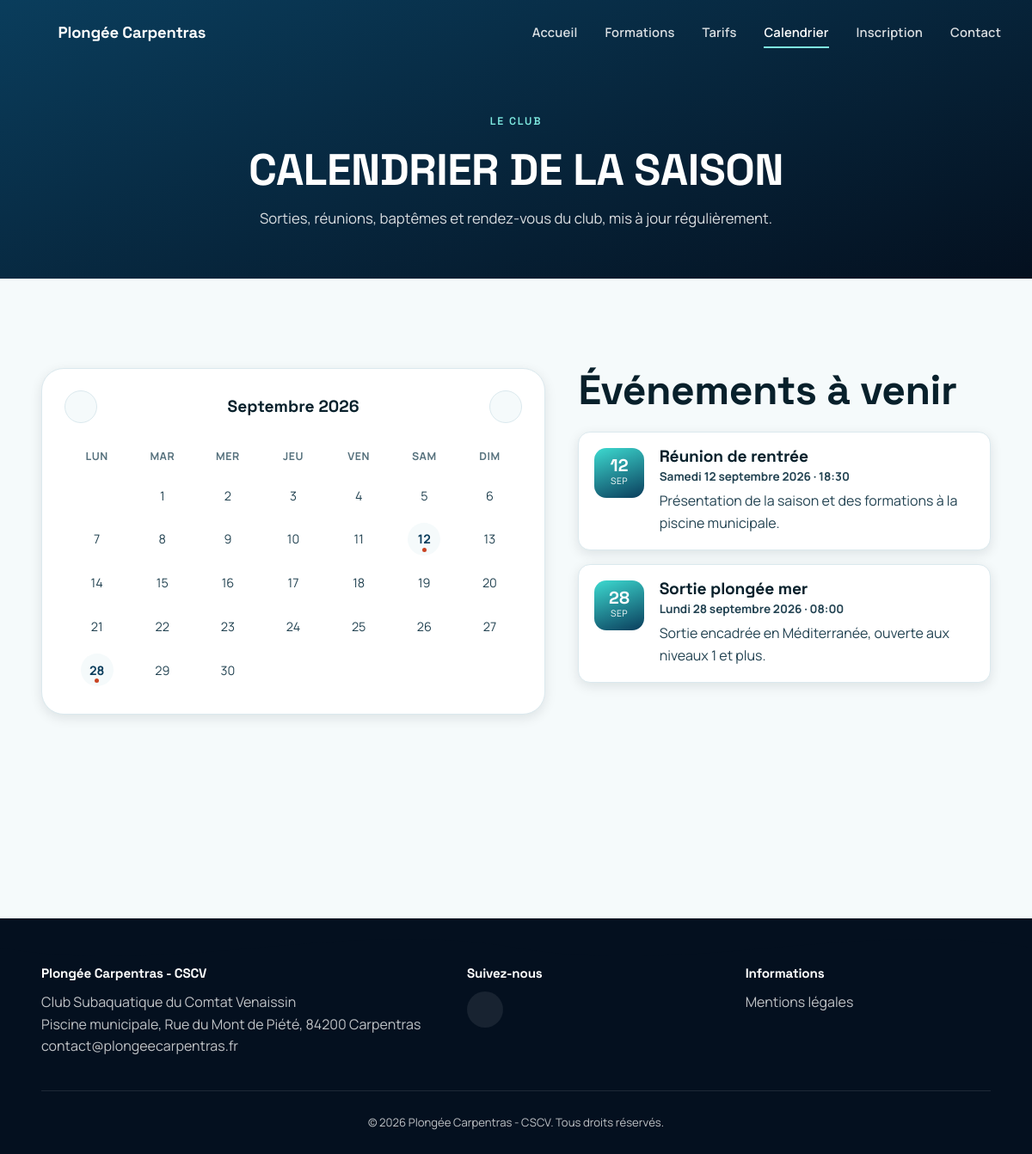
The app's page /calendrier.php with its own data.
### tables this page shows
CREATE TABLE IF NOT EXISTS events (
    id          INT UNSIGNED AUTO_INCREMENT PRIMARY KEY,
    title       VARCHAR(150) NOT NULL,
    event_date  DATE         NOT NULL,
    event_time  VARCHAR(20)  DEFAULT NULL,
    description TEXT         DEFAULT NULL,
    created_at  TIMESTAMP    NOT NULL DEFAULT CURRENT_TIMESTAMP,
    INDEX idx_event_date (event_date)
);

### includes/functions.php (called while the page is built, shortened)
<?php
require_once __DIR__ . '/../config/db.php';
function e(?string $value): string
{
    return htmlspecialchars($value ?? '', ENT_QUOTES, 'UTF-8');
}
function get_content(string $key, string $default = ''): string
{
    static $cache = null;
    if ($cache === null) {
        $cache = [];
        $stmt = get_pdo()->query('SELECT content_key, content_value FROM site_content');
        foreach ($stmt->fetchAll() as $row) {
            $cache[$row['content_key']] = $row['content_value'];
        }
    }
    return $cache[$key] ?? $default;
}
function get_events(bool $upcoming_only = false): array
{
    $sql = 'SELECT id, title, event_date, event_time, description FROM events';
    if ($upcoming_only) {
        $sql .= ' WHERE event_date >= CURDATE()';
    }
    $sql .= ' ORDER BY event_date ASC, event_time ASC';
    return get_pdo()->query($sql)->fetchAll();
}
function format_event_date(string $sql_date): string
{
    $jours = ['lundi', 'mardi', 'mercredi', 'jeudi', 'vendredi', 'samedi', 'dimanche'];
    $mois = ['', 'janvier', 'février', 'mars', 'avril', 'mai', 'juin', 'juillet', 'août', 'septembre', 'octobre', 'novembre', 'décembre'];
    $date = DateTime::createFromFormat('Y-m-d', $sql_date);
    $jour = $jours[(int) $date->format('N') - 1];
    $numero = (int) $date->format('j');
    $moisNom = $mois[(int) $date->format('n')];
    $annee = $date->format('Y');
    return ucfirst($jour) . ' ' . $numero . ' ' . $moisNom . ' ' . $annee;
}
function format_month_abbrev(string $sql_date): string
{
    $mois = ['JAN', 'FÉV', 'MAR', 'AVR', 'MAI', 'JUIN', 'JUIL', 'AOÛT', 'SEP', 'OCT', 'NOV', 'DÉC'];
    $date = DateTime::createFromFormat('Y-m-d', $sql_date);
    return $date ? $mois[(int) $date->format('n') - 1] : '';
}

### config/db.php (called while the page is built, shortened)
<?php
function get_pdo(): PDO
{
    static $pdo = null;
    if ($pdo === null) {
        $dsn = 'mysql:host=' . DB_HOST . ';dbname=' . DB_NAME . ';charset=utf8mb4';
        $options = [
            PDO::ATTR_ERRMODE            => PDO::ERRMODE_EXCEPTION,
            PDO::ATTR_DEFAULT_FETCH_MODE => PDO::FETCH_ASSOC,
            PDO::ATTR_EMULATE_PREPARES   => false,
        ];
        try {
            $pdo = new PDO($dsn, DB_USER, DB_PASS, $options);
        } catch (PDOException $e) {
            error_log('Connexion base de données impossible : ' . $e->getMessage());
            http_response_code(500);
            die('Le site est momentanément indisponible. Merci de réessayer plus tard.');
        }
    }
    return $pdo;
}

### calendrier.php (the view, shortened to what this page needs)
<?php
require_once __DIR__ . '/includes/functions.php';
$page_title = 'Calendrier — ' . get_content('site_name', 'Plongée Carpentras');
require_once __DIR__ . '/includes/header.php';
$events = get_events();
$upcoming = get_events(true);
?>
<section class="page-hero-sm">
    <div class="container">
        <p class="eyebrow">Le club</p>
        <h1>Calendrier de la saison</h1>
        <p class="section-lead">Sorties, réunions, baptêmes et rendez-vous du club, mis à jour régulièrement.</p>
    </div>
</section>
<div class="page-body">
    <section class="section">
        <div class="container calendar-layout">
            <div class="calendar-card" data-reveal>
                <div class="calendar-header">
                    <button id="prevMonth" class="calendar-nav" aria-label="Mois précédent"><?php render_icon('chevron-left', 'icon'); ?></button>
                    <span id="monthYear"></span>
                    <button id="nextMonth" class="calendar-nav" aria-label="Mois suivant"><?php render_icon('chevron-right', 'icon'); ?></button>
                </div>
                <table class="calendar-table" id="calendar">
                    <thead>
                        <tr><th>Lun</th><th>Mar</th><th>Mer</th><th>Jeu</th><th>Ven</th><th>Sam</th><th>Dim</th></tr>
                    </thead>
                    <tbody id="calendarBody"></tbody>
                </table>
            </div>
            <div class="events-list">
                <h2 data-reveal>Événements à venir</h2>
                <?php if (empty($upcoming)): ?>
                    <p class="empty-state" data-reveal>Aucun événement programmé pour le moment. Revenez bientôt !</p>
                <?php else: ?>
                    <?php foreach ($upcoming as $ev): ?>
                    <article class="event-card" data-reveal>
                        <div class="event-date-badge">
                            <span class="event-day"><?= e(date('d', strtotime($ev['event_date']))) ?></span>
                            <span class="event-month"><?= e(format_month_abbrev($ev['event_date'])) ?></span>
                        </div>
                        <div class="event-body">
                            <h3><?= e($ev['title']) ?></h3>
                            <p class="event-meta"><?= e(format_event_date($ev['event_date'])) ?><?= $ev['event_time'] ? ' &middot; ' . e(substr($ev['event_time'], 0, 5)) : '' ?></p>
                            <?php if (!empty($ev['description'])): ?>
                                <p><?= e($ev['description']) ?></p>
                            <?php endif; ?>
                        </div>
                    </article>
                    <?php endforeach; ?>
                <?php endif; ?>
            </div>
        </div>
    </section>
</div>
<?php require_once __DIR__ . '/includes/footer.php'; ?>

### includes/header.php (shortened to what this page needs)
<?php
require_once __DIR__ . '/functions.php';
require_once __DIR__ . '/icons.php';
$current_page = basename($_SERVER['SCRIPT_NAME']);
$nav_items = [
    'index.php'            => 'Accueil',
    'index.php#formations' => 'Formations',
    'index.php#tarifs'     => 'Tarifs',
    'calendrier.php'       => 'Calendrier',
    'inscription.php'      => 'Inscription',
    'index.php#contact'    => 'Contact',
];
?><!DOCTYPE html>
<html lang="fr">
<head>
<link rel="stylesheet" href="assets/css/style.css">
</head>
<body>
<header class="site-header" id="site-header">
    <nav class="navbar">
        <a href="index.php" class="brand">
            <span class="brand-mark" aria-hidden="true"><?php render_icon('bubbles', 'icon'); ?></span>
            <span class="brand-text">Plongée Carpentras</span>
        </a>
        <ul class="nav-links" id="nav-links">
            <?php foreach ($nav_items as $href => $label): ?>
            <li>
                <a href="<?= e($href) ?>" class="<?= (strpos($href, '#') === false && $current_page === $href) ? 'active' : '' ?>">
                    <?= e($label) ?>
                </a>
            </li>
            <?php endforeach; ?>
        </ul>
    </nav>
</header>
<main id="main">

### includes/icons.php
<?php
function render_icon(string $name, string $class = 'icon'): void
{
    $paths = [
        'bubbles' => '<circle cx="8" cy="15" r="3"/><circle cx="15" cy="8" r="4"/><circle cx="17" cy="17" r="1.6"/>',
        'child' => '<circle cx="12" cy="6" r="3"/><path d="M6 21v-5a6 6 0 0 1 12 0v5"/><path d="M9 21v-3"/><path d="M15 21v-3"/>',
        'medal' => '<circle cx="12" cy="15" r="5.5"/><path d="M9 10 6 3h3l3 6 3-6h3l-3 7"/><path d="M12 12.5 13.3 15l2.5.3-1.9 1.7.5 2.5-2.4-1.3-2.4 1.3.5-2.5-1.9-1.7 2.5-.3z"/>',
        'first-dive' => '<circle cx="8" cy="6" r="2.4"/><path d="M4 21c0-4 2-6 4-6.5M8 14.5c2 .5 3 2 3 4.5M8 14.5V11l4-2 3 2.5M15 9l3 1.5-1 3.5"/>',
        'whistle' => '<circle cx="8" cy="14" r="5"/><path d="M13 12h6a2 2 0 0 1 0 4h-3"/><path d="M8 11v-1a2 2 0 0 1 2-2h2"/>',
        'fin' => '<path d="M5 20c3-9 7-15 14-16-2 6-1 10 2 13-5 2-9 1-11-1-1 1-2 2-5 4z"/>',
        'compass' => '<circle cx="12" cy="12" r="9"/><path d="M15 9l-2 6-6 2 2-6z"/>',
        'depth-gauge' => '<circle cx="12" cy="12" r="9"/><path d="M12 7v5l3 3"/><path d="M12 3v1.5M21 12h-1.5M3 12h1.5M12 21v-1.5"/>',
        'anchor' => '<circle cx="12" cy="5" r="2"/><path d="M12 7v14"/><path d="M6 12H2a10 10 0 0 0 10 10 10 10 0 0 0 10-10h-4"/><path d="M8 12h8"/>',
        'facebook' => '<path d="M15 8h2V4h-2a4 4 0 0 0-4 4v2H9v4h2v6h4v-6h2.5l.5-4H15V8.5c0-.3.2-.5.5-.5z"/>',
        'mail' => '<rect x="3" y="5" width="18" height="14" rx="2"/><path d="M3 7l9 6 9-6"/>',
        'pin' => '<path d="M12 22s7-6.5 7-12a7 7 0 0 0-14 0c0 5.5 7 12 7 12z"/><circle cx="12" cy="10" r="2.5"/>',
        'clock' => '<circle cx="12" cy="12" r="9"/><path d="M12 7v5l3.5 2"/>',
        'chevron-left' => '<path d="M15 6l-6 6 6 6"/>',
        'chevron-right' => '<path d="M9 6l6 6-6 6"/>',
        'wave' => '<path d="M2 12c2-2 4-2 6 0s4 2 6 0 4-2 6 0 4 2 6 0"/>',
        'arrow-down' => '<path d="M12 5v14"/><path d="M6 13l6 6 6-6"/>',
        'plus' => '<path d="M12 5v14M5 12h14"/>',
        'edit' => '<path d="M12 20h9"/><path d="M16.5 3.5a2.1 2.1 0 0 1 3 3L7 19l-4 1 1-4z"/>',
        'trash' => '<path d="M3 6h18"/><path d="M8 6V4a2 2 0 0 1 2-2h4a2 2 0 0 1 2 2v2"/><path d="M19 6l-1 14a2 2 0 0 1-2 2H8a2 2 0 0 1-2-2L5 6"/>',
        'logout' => '<path d="M9 21H5a2 2 0 0 1-2-2V5a2 2 0 0 1 2-2h4"/><path d="M16 17l5-5-5-5"/><path d="M21 12H9"/>',
        'check' => '<path d="M20 6 9 17l-5-5"/>',
    ];
    $path = $paths[$name] ?? $paths['bubbles'];
    echo '<svg class="' . e($class) . '" viewBox="0 0 24 24" fill="none" stroke="currentColor" stroke-width="1.5" stroke-linecap="round" stroke-linejoin="round" aria-hidden="true">' . $path . '</svg>';
}

### includes/footer.php (shortened to what this page needs)
<?php require_once __DIR__ . '/functions.php'; require_once __DIR__ . '/icons.php'; ?>
</main>
<footer class="site-footer">
    <div class="footer-wave" aria-hidden="true">
        <svg viewBox="0 0 1200 60" preserveAspectRatio="none"><path d="M0,30 C200,60 400,0 600,30 C800,60 1000,0 1200,30 L1200,0 L0,0 Z"></path></svg>
    </div>
    <div class="footer-content">
        <div class="footer-section">
            <h3 class="brand-text footer-brand"><?= e(get_content('site_name', 'Plongée Carpentras')) ?></h3>
            <p>
                <?= e(get_content('association_name')) ?><br>
                <?= e(get_content('contact_address')) ?><br>
                <a href="mailto:<?= e(get_content('contact_email')) ?>"><?= e(get_content('contact_email')) ?></a>
            </p>
        </div>
        <div class="footer-section">
            <h3>Suivez-nous</h3>
            <a href="<?= e(get_content('facebook_url')) ?>" target="_blank" rel="noopener" class="social-icon" aria-label="Facebook">
            </a>
        </div>
        <div class="footer-section">
            <h3>Informations</h3>
            <p><a href="#" id="mentions-legales-link">Mentions légales</a></p>
        </div>
    </div>
    <p class="footer-copy"><?= e(get_content('footer_text')) ?></p>
</footer>
</body>
</html>

### records on screen
events: event_date "12", event_date "SEP", title "Réunion de rentrée", event_date "Samedi 12 septembre 2026", event_time "18:30", description "Présentation de la saison et des formations à la piscine municipale."
events: event_date "28", event_date "SEP", title "Sortie plongée mer", event_date "Lundi 28 septembre 2026", event_time "08:00", description "Sortie encadrée en Méditerranée, ouverte aux niveaux 1 et plus."

### other values on screen
$label "Accueil"
$label "Formations"
$label "Tarifs"
$label "Calendrier"
$label "Inscription"
$label "Contact"
get_content('site_name', 'Plongée Carpentras') "Plongée Carpentras - CSCV"
get_content('association_name') "Club Subaquatique du Comtat Venaissin"
get_content('contact_address') "Piscine municipale, Rue du Mont de Piété, 84200 Carpentras"
get_content('contact_email') "contact@plongeecarpentras.fr"
get_content('footer_text') "© 2026 Plongée Carpentras - CSCV. Tous droits réservés."
